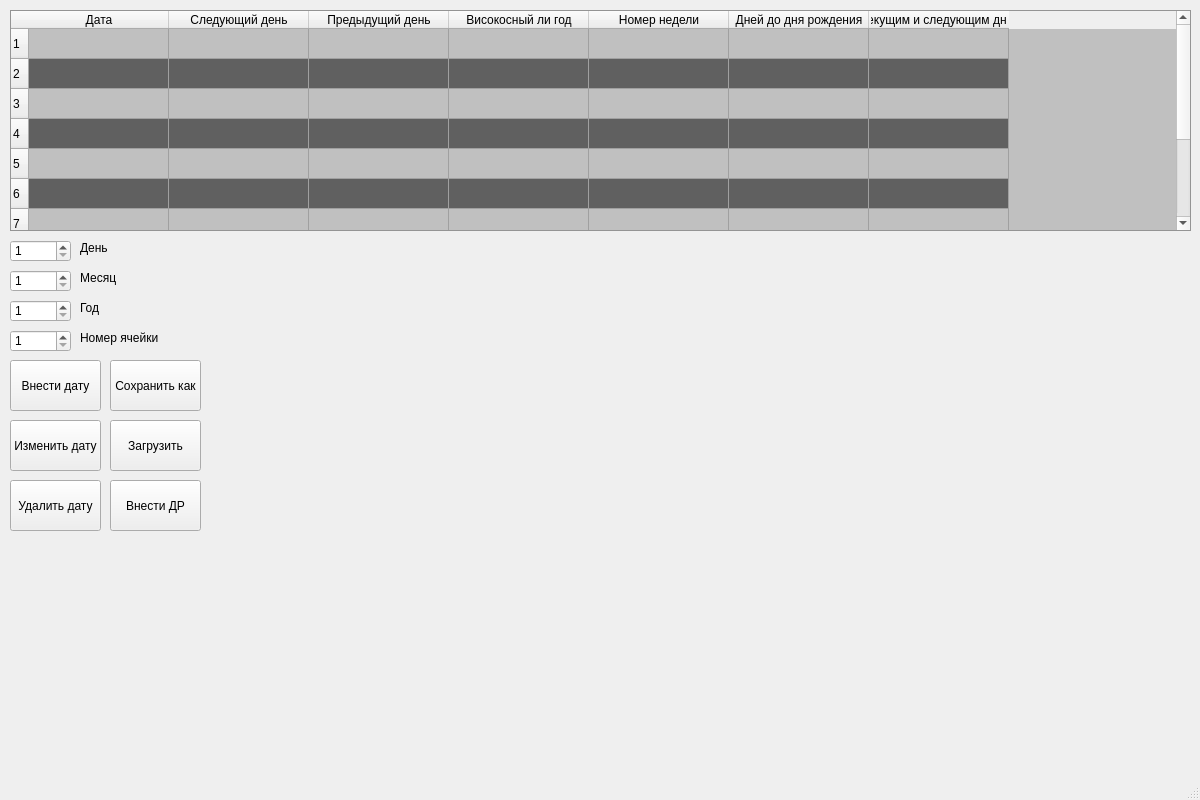
<?xml version="1.0" encoding="UTF-8"?>
<ui version="4.0">
 <class>MainWindow</class>
 <widget class="QMainWindow" name="MainWindow">
  <property name="geometry">
   <rect>
    <x>0</x>
    <y>0</y>
    <width>1200</width>
    <height>800</height>
   </rect>
  </property>
  <property name="windowTitle">
   <string>MainWindow</string>
  </property>
  <property name="styleSheet">
   <string notr="true"/>
  </property>
  <widget class="QWidget" name="centralwidget">
   <widget class="QTableWidget" name="DateTable">
    <property name="geometry">
     <rect>
      <x>10</x>
      <y>10</y>
      <width>1181</width>
      <height>221</height>
     </rect>
    </property>
    <property name="styleSheet">
     <string notr="true">	QTableWidget
{
background-color: #C0C0C0;
alternate-background-color:#606060;
}</string>
    </property>
    <property name="editTriggers">
     <set>QAbstractItemView::NoEditTriggers</set>
    </property>
    <property name="alternatingRowColors">
     <bool>true</bool>
    </property>
    <property name="selectionMode">
     <enum>QAbstractItemView::NoSelection</enum>
    </property>
    <property name="textElideMode">
     <enum>Qt::ElideLeft</enum>
    </property>
    <property name="showGrid">
     <bool>true</bool>
    </property>
    <attribute name="horizontalHeaderDefaultSectionSize">
     <number>140</number>
    </attribute>
    <row>
     <property name="text">
      <string>1</string>
     </property>
    </row>
    <row>
     <property name="text">
      <string>2</string>
     </property>
    </row>
    <row>
     <property name="text">
      <string>3</string>
     </property>
    </row>
    <row>
     <property name="text">
      <string>4</string>
     </property>
    </row>
    <row>
     <property name="text">
      <string>5</string>
     </property>
    </row>
    <row>
     <property name="text">
      <string>6</string>
     </property>
    </row>
    <row>
     <property name="text">
      <string>7</string>
     </property>
    </row>
    <row>
     <property name="text">
      <string>8</string>
     </property>
    </row>
    <row>
     <property name="text">
      <string>9</string>
     </property>
    </row>
    <row>
     <property name="text">
      <string>10</string>
     </property>
    </row>
    <column>
     <property name="text">
      <string>Дата</string>
     </property>
     <property name="background">
      <color>
       <red>67</red>
       <green>35</green>
       <blue>170</blue>
      </color>
     </property>
    </column>
    <column>
     <property name="text">
      <string>Следующий день</string>
     </property>
    </column>
    <column>
     <property name="text">
      <string>Предыдущий день</string>
     </property>
    </column>
    <column>
     <property name="text">
      <string>Високосный ли год</string>
     </property>
    </column>
    <column>
     <property name="text">
      <string>Номер недели</string>
     </property>
    </column>
    <column>
     <property name="text">
      <string>Дней до дня рождения</string>
     </property>
    </column>
    <column>
     <property name="text">
      <string>Дни между текущим и следующим днем в таблице</string>
     </property>
    </column>
   </widget>
   <widget class="QPushButton" name="EnterDataPushButton">
    <property name="geometry">
     <rect>
      <x>10</x>
      <y>360</y>
      <width>91</width>
      <height>51</height>
     </rect>
    </property>
    <property name="text">
     <string>Внести дату</string>
    </property>
   </widget>
   <widget class="QSpinBox" name="DaySpinBox">
    <property name="geometry">
     <rect>
      <x>10</x>
      <y>240</y>
      <width>61</width>
      <height>22</height>
     </rect>
    </property>
    <property name="minimum">
     <number>1</number>
    </property>
    <property name="maximum">
     <number>31</number>
    </property>
   </widget>
   <widget class="QSpinBox" name="MonthSpinBox">
    <property name="geometry">
     <rect>
      <x>10</x>
      <y>270</y>
      <width>61</width>
      <height>22</height>
     </rect>
    </property>
    <property name="minimum">
     <number>1</number>
    </property>
    <property name="maximum">
     <number>12</number>
    </property>
   </widget>
   <widget class="QSpinBox" name="YearSpinBox">
    <property name="geometry">
     <rect>
      <x>10</x>
      <y>300</y>
      <width>61</width>
      <height>22</height>
     </rect>
    </property>
    <property name="minimum">
     <number>1</number>
    </property>
    <property name="maximum">
     <number>9999</number>
    </property>
   </widget>
   <widget class="QLabel" name="DayLabel">
    <property name="geometry">
     <rect>
      <x>80</x>
      <y>240</y>
      <width>49</width>
      <height>16</height>
     </rect>
    </property>
    <property name="text">
     <string>День</string>
    </property>
   </widget>
   <widget class="QLabel" name="MonthLabel">
    <property name="geometry">
     <rect>
      <x>80</x>
      <y>270</y>
      <width>49</width>
      <height>16</height>
     </rect>
    </property>
    <property name="text">
     <string>Месяц</string>
    </property>
   </widget>
   <widget class="QLabel" name="YearLabel">
    <property name="geometry">
     <rect>
      <x>80</x>
      <y>300</y>
      <width>49</width>
      <height>16</height>
     </rect>
    </property>
    <property name="text">
     <string>Год</string>
    </property>
   </widget>
   <widget class="QSpinBox" name="NumberSpinBox">
    <property name="geometry">
     <rect>
      <x>10</x>
      <y>330</y>
      <width>61</width>
      <height>22</height>
     </rect>
    </property>
    <property name="minimum">
     <number>1</number>
    </property>
    <property name="maximum">
     <number>9999</number>
    </property>
   </widget>
   <widget class="QLabel" name="NumberLabel">
    <property name="geometry">
     <rect>
      <x>80</x>
      <y>330</y>
      <width>81</width>
      <height>16</height>
     </rect>
    </property>
    <property name="text">
     <string>Номер ячейки</string>
    </property>
   </widget>
   <widget class="QPushButton" name="ChangeDataPushButton">
    <property name="geometry">
     <rect>
      <x>10</x>
      <y>420</y>
      <width>91</width>
      <height>51</height>
     </rect>
    </property>
    <property name="text">
     <string>Изменить дату</string>
    </property>
   </widget>
   <widget class="QPushButton" name="DeleteDataPushButton">
    <property name="geometry">
     <rect>
      <x>10</x>
      <y>480</y>
      <width>91</width>
      <height>51</height>
     </rect>
    </property>
    <property name="text">
     <string>Удалить дату</string>
    </property>
   </widget>
   <widget class="QPushButton" name="SaveAsDataPushButton">
    <property name="geometry">
     <rect>
      <x>110</x>
      <y>360</y>
      <width>91</width>
      <height>51</height>
     </rect>
    </property>
    <property name="text">
     <string>Сохранить как</string>
    </property>
   </widget>
   <widget class="QPushButton" name="LoadDataPushButton">
    <property name="geometry">
     <rect>
      <x>110</x>
      <y>420</y>
      <width>91</width>
      <height>51</height>
     </rect>
    </property>
    <property name="text">
     <string>Загрузить</string>
    </property>
   </widget>
   <widget class="QPushButton" name="EnterBirthPushButton">
    <property name="geometry">
     <rect>
      <x>110</x>
      <y>480</y>
      <width>91</width>
      <height>51</height>
     </rect>
    </property>
    <property name="text">
     <string>Внести ДР</string>
    </property>
   </widget>
  </widget>
  <widget class="QMenuBar" name="menubar">
   <property name="geometry">
    <rect>
     <x>0</x>
     <y>0</y>
     <width>1200</width>
     <height>17</height>
    </rect>
   </property>
  </widget>
  <widget class="QStatusBar" name="statusbar"/>
 </widget>
 <resources/>
 <connections/>
</ui>
